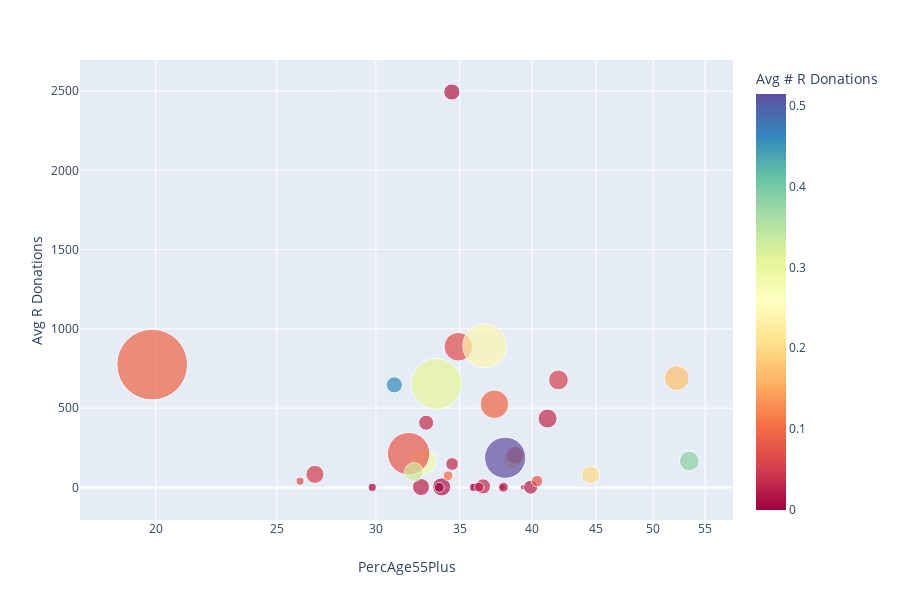

Write notebook code for a chart like this one.
### Code cell
px.scatter(avg_data, x="PercAge55Plus", y="Avg R Donations", hover_name="Town", size="Nmembers", size_max=50, color="Avg # R Donations", color_continuous_scale=px.colors.diverging.Spectral, log_x=True)

### Figure 1 — Plotly figure (JSON) as saved in the notebook; plotly's stock layout.template omitted (floating-point values rounded to 4 significant figures)
{"data": [{"hovertemplate": "<b>%{hovertext}</b><br><br>PercAge55Plus=%{x}<br>Avg R Donations=%{y}<br>Nmembers=%{marker.size}<br>Avg # R Donations=%{marker.color}<extra></extra>", "hovertext": ["Bath", "Bradford", "Canaan", "Cavendish", "Charlestown", "Chelsea", "Claremont", "Corinth", "Cornish", "Croydon", "Dorchester", "Enfield", "Fairlee", "Grafton", "Grantham", "Hanover", "Hartford", "Hartland", "Haverhill", "Lebanon", "Lyme", "Newbury", "Newport", "Norwich", "Orange", "Orford", "Piermont", "Plainfield", "Pomfret", "Reading", "Royalton", "Ryegate", "Sharon", "Springfield", "Strafford", "Thetford", "Topsham", "Tunbridge", "Unity", "Vershire", "Weathersfield", "West Fairlee", "West Windsor", "Windsor", "Woodstock"], "legendgroup": "", "marker": {"cmax": 0.5142, "cmin": 0, "color": [0, 0.03571, 0.01435, 0, 0.01869, 0, 0.04878, 0, 0.178, 0, 0, 0.2826, 0.1012, 0.03125, 0.03247, 0.09219, 0.06485, 0.4622, 0.02439, 0.07898, 0.2404, 0.0202, 0, 0.3027, 0, 0.3291, 0.02273, 0.09346, 0.3846, 0, 0.04908, 0.01961, 0.03158, 0.03333, 0.1991, 0.5142, 0, 0.0274, 0, 0.06452, 0.07595, 0, 0.05263, 0.0995, 0.1703], "colorbar": {"title": {"text": "Avg # R Donations"}}, "colorscale": [[0, "rgb(158,1,66)"], [0.1, "rgb(213,62,79)"], [0.2, "rgb(244,109,67)"], [0.3, "rgb(253,174,97)"], [0.4, "rgb(254,224,139)"], [0.5, "rgb(255,255,191)"], [0.6, "rgb(230,245,152)"], [0.7, "rgb(171,221,164)"], [0.8, "rgb(102,194,165)"], [0.9, "rgb(50,136,189)"], [1, "rgb(94,79,162)"]], "showscale": true, "size": [0, 7, 10, 0, 2, 1, 0, 3, 11, 0, 0, 20, 10, 1, 11, 153, 25, 8, 9, 55, 59, 8, 2, 79, 0, 11, 6, 25, 12, 2, 10, 3, 7, 5, 10, 52, 0, 3, 0, 2, 4, 0, 12, 3, 19], "sizemode": "area", "sizeref": 0.0612, "symbol": "circle"}, "mode": "markers", "name": " ", "showlegend": false, "type": "scatter", "uid": "6cf53d70-6c10-48dc-8136-5fbb948ca57c", "x": [48.84, 32.91, 33.86, 40.36, 36.05, 37.88, 27.84, 33.72, 38.56, 36.05, 40.32, 32.76, 38.76, 39.35, 41.16, 19.87, 34.92, 31.04, 32.6, 31.87, 36.66, 34.51, 35.91, 33.54, 47.67, 32.18, 39.9, 37.32, 53.43, 29.8, 26.82, 37.94, 36.55, 34.52, 44.55, 38.07, 28.37, 36.27, 41.67, 26.09, 40.37, 32.99, 41.99, 34.27, 52.21], "xaxis": "x", "y": [0, 407.9, 3.11, 0, 5.607, 0, 26.52, 0, 174.1, 0, 0, 166.2, 201.8, 0.7812, 434.2, 774.5, 887.3, 646.7, 2.439, 212.7, 894.1, 2494.0, 0, 652.9, 0, 96.52, 1.42, 524.7, 166.5, 0, 82.21, 0.9804, 6.316, 147.7, 79.85, 187.0, 0, 1.712, 0, 38.71, 39.87, 0, 677.9, 73.38, 689.1], "yaxis": "y"}], "layout": {"grid": {"xaxes": ["x"], "xgap": 0.1, "xside": "bottom", "yaxes": ["y"], "ygap": 0.1, "yside": "left"}, "height": 600, "legend": {"tracegroupgap": 0}, "margin": {"t": 60}, "xaxis": {"title": {"text": "PercAge55Plus"}, "type": "log"}, "yaxis": {"title": {"text": "Avg R Donations"}}}}
